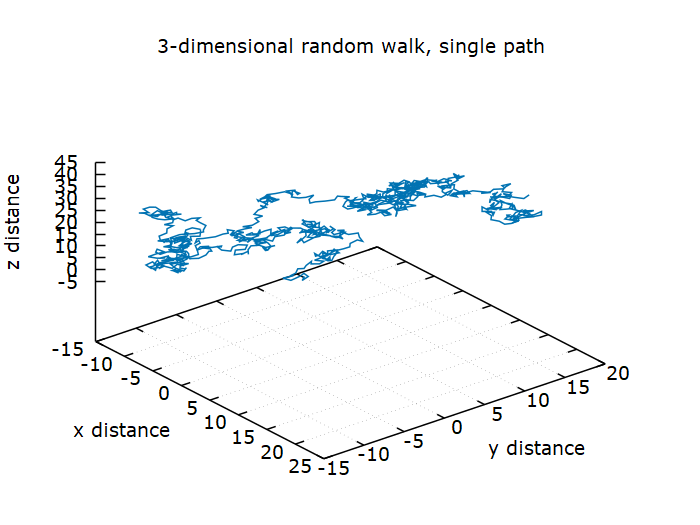

The script that saved this image:
# Gnuplot script file for walk3d.dat 

set out 'walkpath3d.png'
set terminal pngcairo size 700,525 enhanced font 'Verdana,14'

# Line styles
set border linewidth 1.5
set style line 1 linecolor rgb '#0060ad' linetype 1 linewidth 2  
# blue
set style line 2 linecolor rgb '#dd181f' linetype 1 linewidth 2  
# red

set nologscale y  # set these in case they were set log from another time
set nologscale x
set nologscale z
unset grid
set bar small
set pointsize 0.5
set origin 0,0
set size 1
set grid 
set key off  # turn off the legend in the plot
	set title "3-dimensional random walk, single path"
	set xlabel "x distance"
	set ylabel "y distance"
	set zlabel "z distance" rotate by 90
	splot 'walkpath3d.dat' u 2:3:4 with lines lc 6 lw 1.5
	replot
unset output

set terminal wxt
set size 1,1